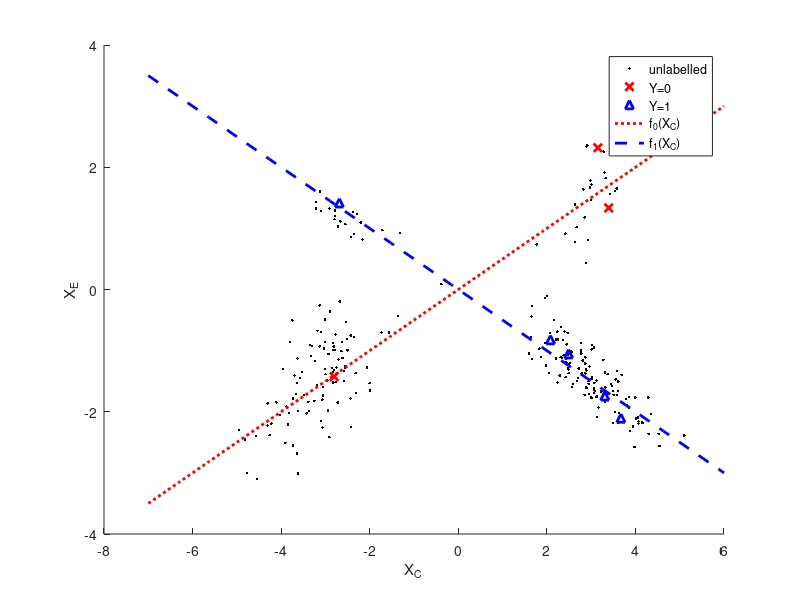
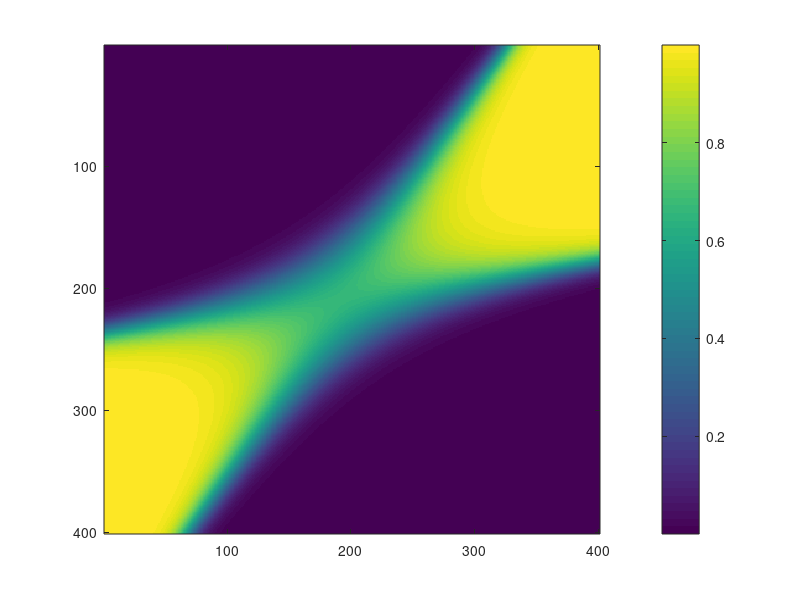
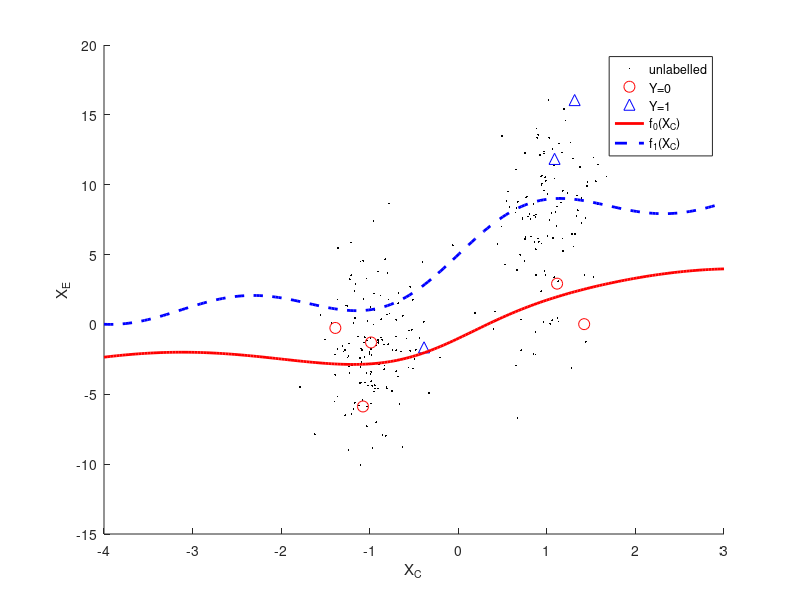
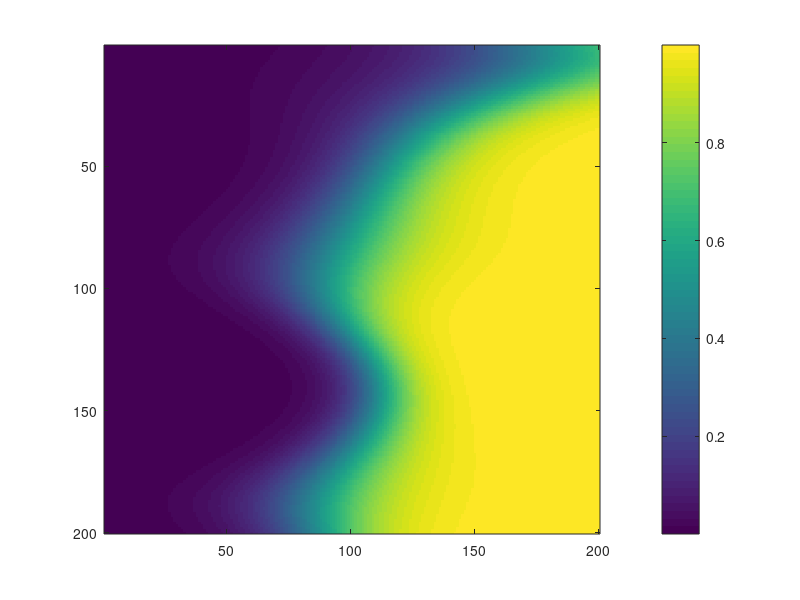

MATLAB code for these plots, in order:
%% LINEAR EXAMPLE
close all; clc; clear all;

% number of source and target samples
n_S = 2^3; n_T = 2^8;

% conditional for Y given X_C - logistic( sigma_Y * ( x - mu_Y ) )
mu_Y = 0; sigma_Y = 0.5; 
% multimodal input distribution over X_C
mean_mog = 3;
mean_left_S = -mean_mog;
mean_right_S = mean_mog;
std_S = .5;
gm_S = gmdistribution([mean_left_S;mean_right_S],[std_S]);

mean_left_T = -mean_mog;
mean_right_T = mean_mog;
std_T = .5;
gm_T = gmdistribution([mean_left_T;mean_right_T],[std_T]);
X_CS = random(gm_S,n_S)';
X_CT = random(gm_T,n_T)';

% Draw Y (binary classification with logistic conditional Y|X_C):
p_YS = 1./( 1 + exp(-sigma_Y * (X_CS - mu_Y)) ); %P(Y=1|X_CS)
p_YT = 1./( 1 + exp(-sigma_Y * (X_CT - mu_Y)) ); %P(Y=1|X_CT)
Y_S = double(p_YS > rand(1,n_S)); Y_T = double(p_YT > rand(1,n_T));

% Draw X_E (Normally distributed with class-dependent mean and std.):
% conditional for X_E given Y
mu_0 = 0; sigma_0 = .5;
mu_1 = 0; sigma_1 = .25;
a_0 = .5; a_1 = -a_0;

X_ES = zeros(1,n_S); X_ET = zeros(1,n_T);
r_S = randn(1,n_S); r_T = randn(1,n_T);
for i = 1 : n_S
    if Y_S(1,i) == 0
        X_ES(1,i) = mu_0 + sigma_0 * r_S(1,i) + a_0*X_CS(1,i);
    elseif Y_S(1,i) == 1
        X_ES(1,i) = mu_1 + sigma_1 * r_S(1,i) + a_1*X_CS(1,i);
    end
end
for i = 1 : n_T
    if Y_T(1,i) == 0
        X_ET(1,i) = mu_0 + sigma_0 * r_T(1,i) + a_0*X_CT(1,i);
    elseif Y_T(1,i) == 1
        X_ET(1,i) = mu_1 + sigma_1 * r_T(1,i) + a_1*X_CT(1,i);
    end
end


linear = figure(1); hold on;
x_range = linspace(round(min([X_CS,X_CT]))-2,round(max([X_CS,X_CT]))+1,20);
plot(X_CT, X_ET, 'k.', 'LineWidth', 2);
plot(X_CS(Y_S==0), X_ES(Y_S==0), 'rx', 'LineWidth', 2);
plot(X_CS(Y_S==1), X_ES(Y_S==1), 'b^', 'LineWidth', 2);
plot(x_range,mu_0+a_0*x_range,'r:', 'LineWidth',2);
plot(x_range,mu_1+a_1*x_range,'b--', 'LineWidth',2);
hold off;xlabel('X_C');ylabel('X_E'); ylim([-4,4]);
legend('unlabelled','Y=0','Y=1','f_0(X_C)','f_1(X_C)')

%
decision_boundary = figure(2); ll = -2; ul = -ll; step = 0.01;
[X_C,X_E] = meshgrid(ll:step:ul, ll:step:ul);
p_y = 1./(1 + exp(-sigma_Y * (X_C - mu_Y)));
p_e0 = normpdf(X_E, mu_0+a_0 * X_C, sigma_0);
p_e1 = normpdf(X_E, mu_1+a_1 * X_C, sigma_1);
p = p_y.*p_e1./(p_y.*p_e1 + (1-p_y).*p_e0);
imagesc(p); colorbar;


%% NON-LINEAR EXAMPLE
clear all; clc; close all;
x_range = -2:0.01:2;
f0 = @(x) 3 * tanh(x) - cos(1 * x);
f1 = @(x) 5 + 4 * tanh(x) + sin(2 * x);

% number of source and target samples
n_S = 2^3; n_T = 2^8;

% conditional for Y given X_C - logistic( sigma_Y * ( x - mu_Y ) )
mu_Y = 0; sigma_Y = 1; 

% multimodal input distribution over X_C
mean_mog = 1; std_S = .1; 

mean_left_S = -mean_mog; mean_right_S = mean_mog;
gm_S = gmdistribution([mean_left_S;mean_right_S],[std_S]);
mean_left_T = -mean_mog; mean_right_T = mean_mog; std_T = std_S;
gm_T = gmdistribution([mean_left_T;mean_right_T],[std_T]);
X_CS = random(gm_S,n_S)'; X_CT = random(gm_T,n_T)';

% Draw Y (binary classification with logistic conditional Y|X_C):
p_YS = 1./( 1 + exp(-sigma_Y * (X_CS - mu_Y)) ); %P(Y=1|X_CS)
p_YT = 1./( 1 + exp(-sigma_Y * (X_CT - mu_Y)) ); %P(Y=1|X_CT)
Y_S = double(p_YS > rand(1,n_S)); Y_T = double(p_YT > rand(1,n_T));

% Draw X_E (Normally distributed with class-dependent mean and std.):
% conditional for X_E given Y
sigma_0 = 3; sigma_1 = 3;
X_ES = zeros(1,n_S); X_ET = zeros(1,n_T);
r_S = randn(1,n_S); r_T = randn(1,n_T);
for i = 1 : n_S
    if Y_S(1,i) == 0
        X_ES(1,i) = f0(X_CS(1,i)) + sigma_0 * r_S(1,i);
    elseif Y_S(1,i) == 1
        X_ES(1,i) = f1(X_CS(1,i)) + sigma_1 * r_S(1,i);
    end
end
for i = 1 : n_T
    if Y_T(1,i) == 0
        X_ET(1,i) = f0(X_CT(1,i)) + sigma_0 * r_T(1,i);
    elseif Y_T(1,i) == 1
        X_ET(1,i) = f1(X_CT(1,i)) + sigma_1 * r_T(1,i);
    end
end


non_linear = figure(3); hold on;
x_range = linspace(round(min([X_CS,X_CT]))-2,round(max([X_CS,X_CT]))+1,200);
y_range = linspace(round(min([X_ES,X_ET]))-2,round(max([X_ES,X_ET]))+1,200);
plot(X_CT, X_ET, 'k.', 'MarkerSize', 4);
plot(X_CS(Y_S==0), X_ES(Y_S==0), 'ro', 'MarkerSize', 8);
plot(X_CS(Y_S==1), X_ES(Y_S==1), 'b^', 'MarkerSize', 8);
plot(x_range,f0(x_range),'r-', 'LineWidth',2);
plot(x_range,f1(x_range),'b--', 'LineWidth',2);
hold off;xlabel('X_C');ylabel('X_E');
legend('unlabelled','Y=0','Y=1','f_0(X_C)','f_1(X_C)')

%
nonlin_decision_boundary = figure(4);
[X_C,X_E] = meshgrid(x_range, y_range);
p_y = 1./(1 + exp(-sigma_Y * (X_C - mu_Y)));
p_e0 = normpdf(X_E, f0(X_C), sigma_0);
p_e1 = normpdf(X_E, f1(X_C), sigma_1);
p = p_y.*p_e1./(p_y.*p_e1 + (1-p_y).*p_e0);
imagesc(p'); colorbar;


